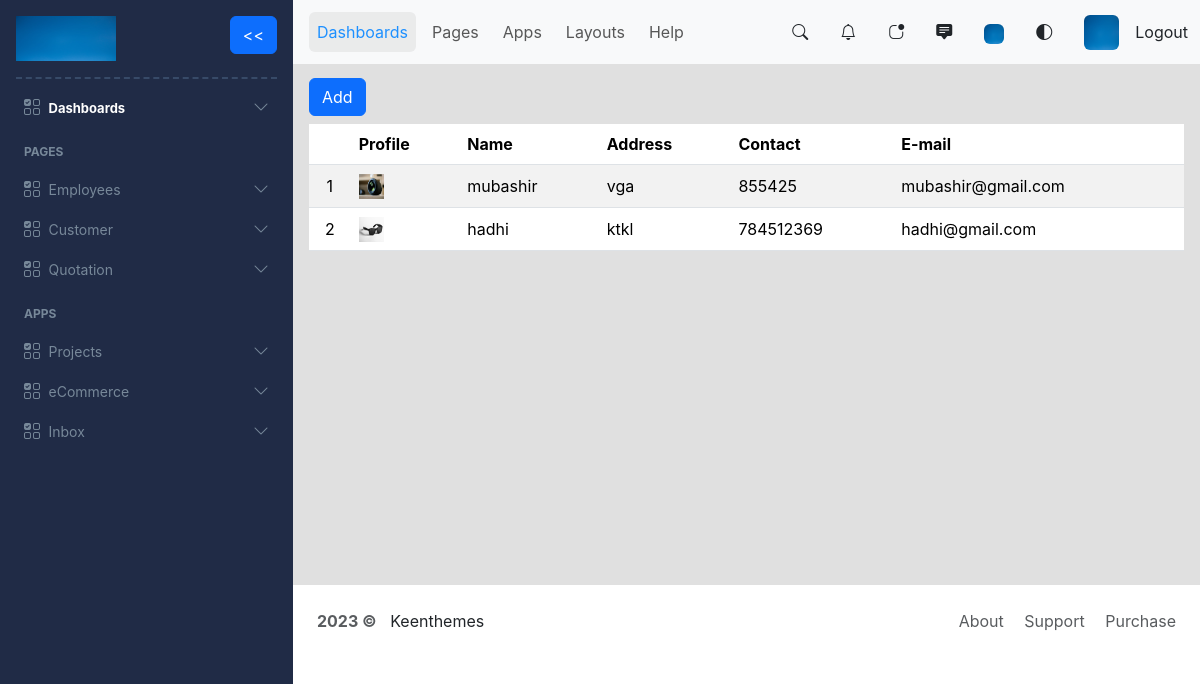
The page /view_customers on the database its author committed.
### myapp/models.py (models this page shows, shortened)
class Customer(models.Model):
    id = models.UUIDField(primary_key=True, default=uuid.uuid4, unique=True, editable=False)
    name = models.CharField(max_length=30)
    address = models.CharField(max_length=150)
    contact = models.IntegerField()
    email = models.EmailField()
    profile_image = models.ImageField(null=True, blank=True, upload_to="profiles/")

### myapp/views.py (the view)
# urls.py: path('view_customers', views.viewCustomers, name='view_customers'),
def viewCustomers(request):
    customers = Customer.objects.all()
    customers_exist = customers.exists()
    return render(request, 'customer/view_customers.html',{'customers': customers, 'customers_exist': customers_exist})

### myapp/templates/customer/view_customers.html (shortened to what this page needs)
{% extends 'index.html' %}
{% block content %}
<div class='justify-content-end'>
    <a href = "{% url 'create_customer' %}"class="btn btn-primary">Add</a>
</div>
{% if customers_exist %}
<div class='table-responsive'>
    <table class="table table-striped mt-2 align-middle">
        <thead>
        <tr>
            <th scope="col"></th>
            <th scope="col">Profile</th>
            <th scope="col">Name</th>
            <th scope="col">Address</th>
            <th scope="col">Contact</th>
            <th scope="col">E-mail</th>
        </tr>
        </thead>
        <tbody>
        {% for customer in customers %}
            <tr style="height: 42px;">
                <td class="text-center">{{forloop.counter}}</td>
                <td>
                    {% if customer.profile_image %}
                        <img src="{{customer.profile_image.url}}" alt="Profile not loading..." style="width: 25px; height: 25px;">
                    {% else %}
                        -
                    {% endif %}
                </td>
                <td>{{customer.name}}</td>
                <td>{{customer.address}}</td>
                <td>{{customer.contact}}</td>
                <td>{{customer.email}}</td>
            </tr>
        {% endfor %}
        </tbody>
    </table>
</div>
{% else %}
<div class="d-flex justify-content-center">
    <span class="pt-5">No customers yet.<a href="{% url 'create_customer' %}">Create</a> a new customer.</span>
</div>
{% endif %}
{% endblock content %}

### myapp/static/css/keenweb.css (style rules this page uses)
* { font-family: Inter, Helvetica, "sans-serif";; }

### rows shown on the page
Customer: profile_image (picture), name "mubashir", address "vga", contact "855425", email "mubashir@gmail.com"
Customer: profile_image (picture), name "hadhi", address "ktkl", contact "784512369", email "hadhi@gmail.com"
